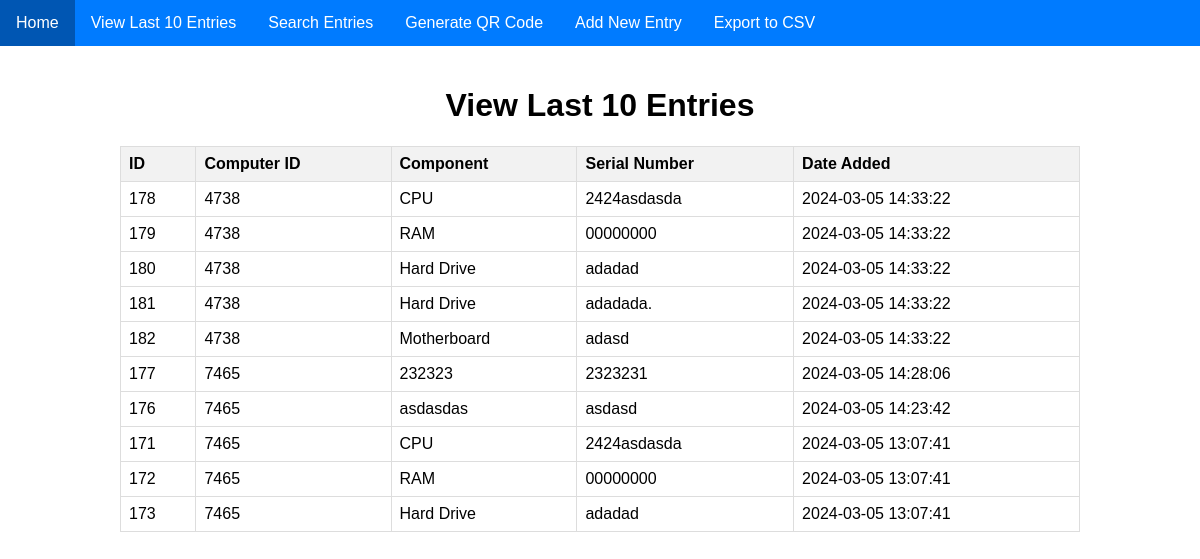
Screenshot of /view_entries with the database file from the repository.
### tables this page shows
CREATE TABLE computers (
            id INTEGER PRIMARY KEY AUTOINCREMENT,
            computer_id TEXT,
            component TEXT,
            serial_number TEXT,
            date_added TEXT
        );

### Web.py (the view)
@app.route('/view_entries')
def view_entries():
    entries = get_last_10_entries()
    return render_template('view_entries.html', entries=entries)

### Web.py (called while the page is built)
def get_last_10_entries():
    conn = sqlite3.connect("computers.db")
    cursor = conn.cursor()
    cursor.execute('''
        SELECT * FROM computers
        ORDER BY date_added DESC
        LIMIT 10
    ''')
    entries = cursor.fetchall()
    conn.close()
    return entries

### templates/view_entries.html (shortened to what this page needs)
<!DOCTYPE html>
<html lang="en">
<head>
    <link rel="stylesheet" href="{{ url_for('static', filename='style.css') }}">
</head>
<body>
    <nav>
        <ul>
            <li><a href="{{ url_for('index') }}">Home</a></li>
            <li><a href="{{ url_for('view_entries') }}">View Last 10 Entries</a></li>
            <li><a href="{{ url_for('search') }}">Search Entries</a></li>
            <li><a href="{{ url_for('generate_qr') }}">Generate QR Code</a></li>
            <li><a href="{{ url_for('add_entry') }}">Add New Entry</a></li>
            <li><a href="{{ url_for('export_csv') }}">Export to CSV</a></li>
        </ul>
    </nav>
    <div class="container">
        <h1>View Last 10 Entries</h1>
        <table>
            <thead>
                <tr>
                    <th>ID</th>
                    <th>Computer ID</th>
                    <th>Component</th>
                    <th>Serial Number</th>
                    <th>Date Added</th>
                </tr>
            </thead>
            <tbody>
                {% for entry in entries %}
                <tr>
                    <td>{{ entry[0] }}</td>
                    <td>{{ entry[1] }}</td>
                    <td>{{ entry[2] }}</td>
                    <td>{{ entry[3] }}</td>
                    <td>{{ entry[4] }}</td>
                </tr>
                {% endfor %}
            </tbody>
        </table>
    </div>
</body>
</html>

### static/style.css (style rules this page uses)
body { font-family: Arial, sans-serif; margin: 0; padding: 0; }
nav { background-color: #007bff; }
nav ul { list-style-type: none; padding: 0; margin: 0; overflow: hidden; }
nav ul li { float: left; }
nav ul li a { display: block; color: white; text-align: center; padding: 14px 16px; text-decoration: none; }
.container { width: 80%; margin: auto; padding: 20px; }
h1 { text-align: center; }
table { width: 100%; border-collapse: collapse; margin-top: 20px; }
th, td { border: 1px solid #dddddd; text-align: left; padding: 8px; }
th { background-color: #f2f2f2; }

### rows the page displays
computers: id "178", computer "4738", component "CPU", serial_number "2424asdasda", date_added "2024-03-05 14:33:22"
computers: id "179", computer "4738", component "RAM", serial_number "00000000", date_added "2024-03-05 14:33:22"
computers: id "180", computer "4738", component "Hard Drive", serial_number "adadad", date_added "2024-03-05 14:33:22"
computers: id "181", computer "4738", component "Hard Drive", serial_number "adadada.", date_added "2024-03-05 14:33:22"
computers: id "182", computer "4738", component "Motherboard", serial_number "adasd", date_added "2024-03-05 14:33:22"
computers: id "177", computer "7465", component "232323", serial_number "2323231", date_added "2024-03-05 14:28:06"
computers: id "176", computer "7465", component "asdasdas", serial_number "asdasd", date_added "2024-03-05 14:23:42"
computers: id "171", computer "7465", component "CPU", serial_number "2424asdasda", date_added "2024-03-05 13:07:41"
computers: id "172", computer "7465", component "RAM", serial_number "00000000", date_added "2024-03-05 13:07:41"
computers: id "173", computer "7465", component "Hard Drive", serial_number "adadad", date_added "2024-03-05 13:07:41"
